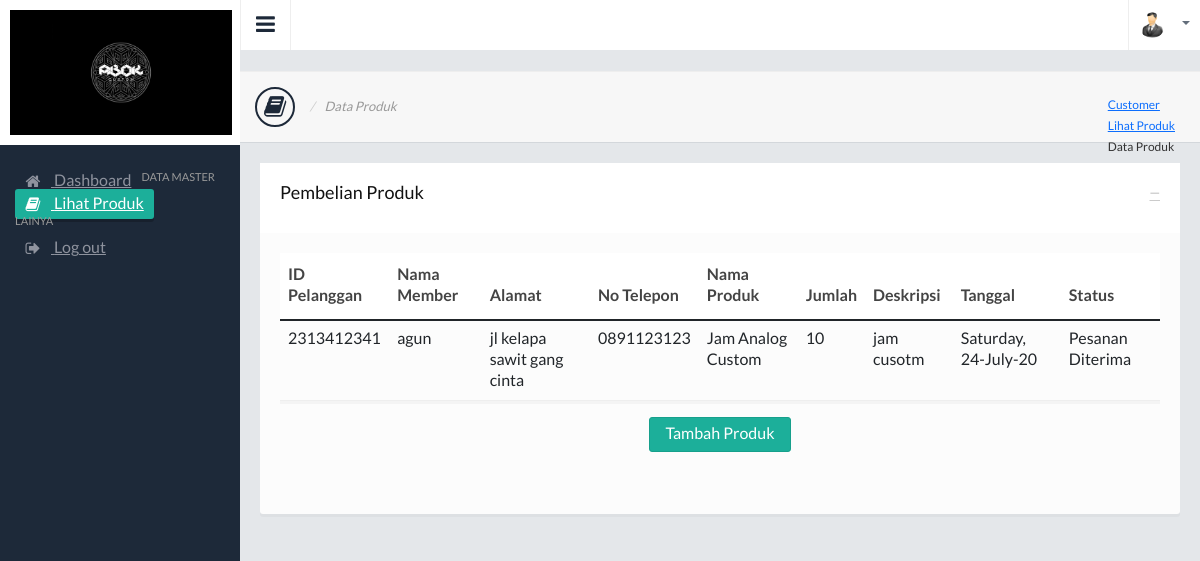
The app's page /c_toko/tampilpembelianmember with its own data.
### tables this page shows
CREATE TABLE `pembelianmember` (
  `id_pembelianm` varchar(50) NOT NULL,
  `nik` varchar(20) NOT NULL,
  `nama_member` varchar(100) NOT NULL,
  `alamat` varchar(300) NOT NULL,
  `no_telp` varchar(15) NOT NULL,
  `nama_produk` varchar(50) NOT NULL,
  `jumlah` varchar(10) NOT NULL,
  `deskripsi` varchar(500) NOT NULL,
  `tanggal` varchar(20) NOT NULL,
  `status` varchar(30) NOT NULL
);

### application/controllers/c_toko.php (called while the page is built, shortened)
<?php
class c_toko extends CI_Controller {
	function __construct(){
        $this->load->model('m_toko');
        $this->load->helper('url');
        $this->load->helper('form');
        $this->load->library('session');
    }
    public function tampilpembelianmember()
    {
        $this->data['pembelianmember'] = $this->m_toko->tampildatapembelianmember('pembelianmember');
        $this->load->view('produk/v_data_produkmember', $this->data);
    }
}
?>

### index.php (called while the page is built, shortened)
<?php
require_once BASEPATH.'core/CodeIgniter.php';

### application/models/m_toko.php (called while the page is built, shortened)
<?php if ( ! defined('BASEPATH')) exit('no direct script access allowed');
class M_toko extends CI_Model {
		public function tampildatapembelianmember($table)
		{
		$data = $this->db->get($table);
		return $data->result_array();
		}
	}
?>

### application/views/produk/v_data_produkmember.php (the view, shortened to what this page needs)
<!DOCTYPE html>
<html lang="en">
<head>
  <link href="<?php echo base_url()."assets/"; ?>css/style.default.css" rel="stylesheet">
  <link href="<?php echo base_url()."assets/"; ?>css/jquery.datatables.css" rel="stylesheet">
</head>
<body>
<section>
  <div class="leftpanel">
    <div class="logopanel">
        <img height="125" src="<?php echo base_url()."assets/"; ?>images/abokbg.jpeg">
    </div>
    <div class="leftpanelinner">
     <br>
      <ul class="nav nav-pills nav-stacked nav-bracket">
        <li><a href="<?php echo base_url();?>c_toko/dashboardmember"><i class="fa fa-home"></i> <span>Dashboard</span></a></li>
      <h5 class="sidebartitle">Data Master</h5>
        <li  class="active"><a href="<?php echo base_url();?>c_toko/tampilprodukmember"><i class="fa fa-book"></i> <span>Lihat Produk</span></a></li>
      </ul>
       <h5 class="sidebartitle">Lainya</h5>
       <ul class="nav nav-pills nav-stacked nav-bracket">
        <li><a href="<?php echo base_url();?>c_toko/do_logout"><i class="fa fa-sign-out"></i> <span>Log out</span></a></li>
      </ul>
    </div>
  </div>
  <div class="mainpanel">
    <div class="headerbar">
      <a class="menutoggle"><i class="fa fa-bars"></i></a>
      <div class="header-right">
        <ul class="headermenu">
          <li>
            <div class="btn-group">
              <button type="button" class="btn btn-default dropdown-toggle" data-toggle="dropdown">
                <img src="<?php echo base_url()."assets/"; ?>images/photos/user1.jpg" alt="" />
              </button>
            </div>
          </li>
        </ul>
      </div>
    </div>
    <br>
   <div class="pageheader">
      <h2><i class="fa fa-book"></i> <span>Data Produk</span></h2>
      <div class="breadcrumb-wrapper">
        <ol class="breadcrumb">
          <li><a href="<?php echo base_url();?>c_toko/dashboardcustumer">Customer</a></li>
          <li><a href="<?php echo base_url();?>c_barang">Lihat Produk </a></li>
          <li class="active">Data Produk</li>
        </ol>
      </div>
    </div>
    <div class="contentpanel">
      <div class="panel panel-default">
        <div class="panel-heading">
          <div class="panel-btns">
          <a href="#" class="minimize">&minus;</a>
          </div>
          <h3 class="panel-title">Pembelian Produk</h3>
        </div>
       <div class="panel-body">
          <div class="table-responsive">
            <table class="table" id="table1">
                   <thead>
                 <tr>
                      <th>ID Pelanggan</th>
                      <th>Nama Member</th>
                      <th>Alamat</th>
                      <th>No Telepon</th>
                      <th>Nama Produk</th>
                      <th>Jumlah</th>
                      <th>Deskripsi</th>
                      <th>Tanggal</th>
                      <th>Status</th>
                 </tr>
              </thead>
              <tbody>
                 <?php
                  foreach ($pembelianmember as $data) { ?>
                  <tr>
                  <td><?php echo $data['nik']; ?></td>
                  <td><?php echo $data['nama_member']; ?></td>
                  <td><?php echo $data['alamat']; ?></td>
                  <td><?php echo $data['no_telp']; ?></td>
                  <td><?php echo $data['nama_produk']; ?></td>
                  <td><?php echo $data['jumlah']; ?></td>
                  <td><?php echo $data['deskripsi']; ?></td>
                  <td><?php echo $data['tanggal']; ?></td>
                  <td><?php echo $data['status']; ?></td>
                  </tr>
                  <?php } ?>
              </tbody>
           </table>
          </div>
          <center> <a href="<?php echo base_url();?>c_toko/tambah_pembelianmember"><button class="btn btn-success"> Tambah Produk</button></a></center><br><br>
        </div>
      </div>
    </div>
  </div>
</section>
</body>
</html>

### assets/css/style.default.css (style rules this page uses)
body { background: #1d2939; font-family: 'LatoRegular', 'Lucida Grande', 'Lucida Sans Unicode', Helvetica, sans-serif !important; line-height: 21px; color: #636e7b; overflow: hidden; }
h1,h2,h3,h4,h5 { font-family: 'LatoRegular', 'Lucida Grande', 'Lucida Sans Unicode', Helvetica, sans-serif; }
.headerbar { border-left: 1px solid #eee; background: #fff; }
.headerbar::after { clear: both; display: block; content: ''; }
.menutoggle { float: left; width: 50px; height: 50px; font-size: 22px; padding: 14px 0 0 15px; cursor: pointer; float: left; color: #1d2939; border-right: 1px solid #eee; -moz-transition: all 0.2s ease-out 0s; -webkit-transition: all 0.2s ease-out 0s; transition: all 0.2s ease-out 0s; }
.header-right { float: right; }
.headermenu { list-style: none; }
.headermenu > li { display: inline-block; float: left; border-left: 1px solid #eee; position: relative; }
.headermenu .dropdown-toggle { padding: 12px 10px; border-color: #fff; background: #fff; -moz-border-radius: 0; -webkit-border-radius: 0; border-radius: 0; border: 0; }
.headermenu .dropdown-toggle img { vertical-align: middle; margin-right: 5px; width: 26px; -moz-border-radius: 50px; -webkit-border-radius: 50px; border-radius: 50px; }
.headermenu .btn-group { margin-bottom: 0; }
.leftpanel { width: 240px; position: absolute; top: 0; left: 0; }
.logopanel { padding: 10px; background: #fff; }
.leftpanelinner { padding: 5px 15px; }
.sidebartitle { font-size: 11px; text-transform: uppercase; color: #999; margin-bottom: 10px; }
.nav-bracket > li > a { color: #8f939e; padding: 7px 10px; }
.nav-bracket > li.active > a, .nav-bracket > li.active > a:hover, .nav-bracket > li.active > a:focus { background-color: #1caf9a; color: #fff; }
.nav-bracket > li.active > a { -moz-box-shadow: 0 3px 0 rgba(0,0,0,0.2); -webkit-box-shadow: 0 3px 0 rgba(0,0,0,0.2); box-shadow: 0 3px 0 rgba(0,0,0,0.2); }
.nav-bracket li .fa, .nav-bracket li .glyphicon { font-size: 16px; vertical-align: middle; margin-right: 10px; width: 16px; text-align: center; }
.mainpanel { margin-left: 240px; background: #e4e7ea; min-height: 1000px; }
.pageheader { padding: 15px; border-bottom: 1px solid #d3d7db; border-top: 1px solid #eee; background: #f7f7f7; position: relative; }
.pageheader h2 { font-size: 28px; color: #1D2939; letter-spacing: -0.5px; margin: 0; }
.pageheader .glyphicon, .pageheader .fa { font-size: 24px; margin-right: 5px; padding: 6px 7px; border: 2px solid #1D2939; -moz-border-radius: 50px; -webkit-border-radius: 50px; border-radius: 50px; }
.pageheader h2 span { font-size: 13px; text-transform: none; color: #999; font-style: italic; vertical-align: middle; letter-spacing: 0; }
.pageheader h2 span::before { content: '/'; margin: 0 10px 0 5px; color: #ccc; }
.pageheader .breadcrumb-wrapper { position: absolute; top: 23px; right: 25px; }
.pageheader .breadcrumb { background: none; display: inline-block; padding: 0; }
.pageheader .breadcrumb li { font-size: 12px; }
.pageheader .breadcrumb li.active { color: #333; }
.contentpanel { padding: 20px; }
.contentpanel::after { clear: both; display: block; content: ''; }

### records on screen
pembelianmember: nik "2313412341", nama_member "agun", alamat "jl kelapa sawit gang cinta", no_telp "0891123123", nama_produk "Jam Analog Custom", jumlah "10", deskripsi "jam cusotm", tanggal "Saturday, 24-July-20", status "Pesanan Diterima"
